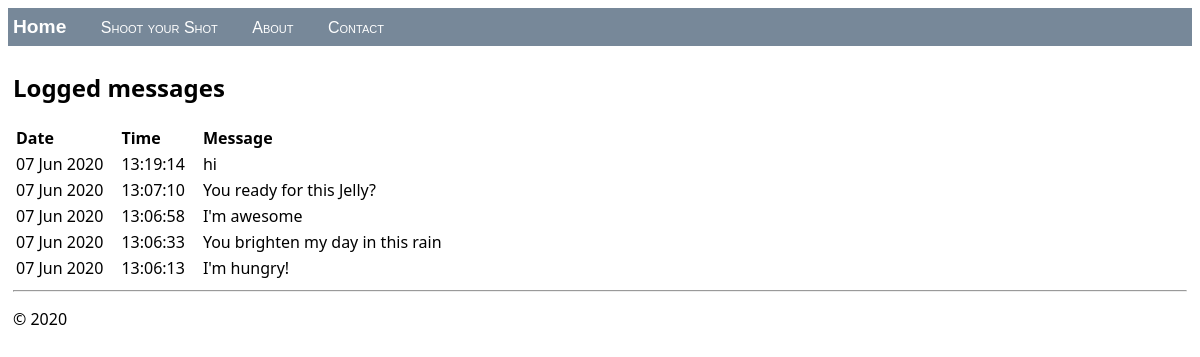
The page / on the database its author committed.
### hello/models.py (models this page shows, shortened)
class LogMessage (models.Model):
    message = models.CharField(max_length=300)
    log_date = models.DateTimeField("date logged")

### hello/views.py (the view)
class HomeListView(ListView):
    model = LogMessage
    def get_context_data(self, **kwargs):
        context = super(HomeListView, self).get_context_data(**kwargs)
        return context

### hello/templates/hello/home.html (shortened to what this page needs)
{% extends "hello/layout.html" %}
{% block content %}
    <h2>Logged messages</h2>
    {% if message_list %}
        <table class="message_list">
            <thead>
            <tr>
                <th>Date</th>
                <th>Time</th>
                <th>Message</th>
            </tr>
            </thead>
            <tbody>
            {% for message in message_list %}
                <tr>
                    <td>{{ message.log_date | date:'d M Y' }}</td>
                    <td>{{ message.log_date | time:'H:i:s' }}</td>
                    <td>
                        {{ message.message }}
                    </td>
                </tr>
            {% endfor %}
            </tbody>
        </table>
    {% else %}
        <p>No messages have been logged. Use the <a href="{% url 'log' %}">Log Message form</a>.</p>
    {% endif %}
{% endblock %}

### hello/templates/hello/layout.html (shortened to what this page needs)
<!DOCTYPE html>
<html>
<head>
    {% load static %}
    <link rel="stylesheet" type="text/css" href="{% static 'hello/site.css' %}"/>
</head>
<body>
<div class="navbar">
    <a href="{% url 'home' %}" class="navbar-brand">Home</a>
    <a href="{% url 'log' %}" class="navbar-item">Shoot your Shot</a>
    <a href="{% url 'about' %}" class="navbar-item">About</a>
    <a href="{% url 'contact' %}" class="navbar-item">Contact</a>
</div>
<div class="body-content">
    {% block content %}
    {% endblock %}
    <hr/>
    <footer>
        <p>© 2020</p>
    </footer>
</div>
</body>
</html>

### hello/static/hello/site.css (style rules this page uses)
.navbar { background-color: lightslategray; font-size: 1em; font-family: 'Trebuchet MS', 'Lucida Sans Unicode', 'Lucida Grande', 'Lucida Sans', Arial, sans-serif; color: white; padding: 8px 5px 8px 5px; }
.navbar a { text-decoration: none; color: inherit; }
.navbar-brand { font-size: 1.2em; font-weight: 600; }
.navbar-item { font-variant: small-caps; margin-left: 30px; }
.body-content { padding: 5px; font-family:'Segoe UI', Tahoma, Geneva, Verdana, sans-serif; }
.message_list th,td { text-align: left; padding-right: 15px; }

### rows shown on the page
LogMessage: log_date "07 Jun 2020", log_date "13:19:14", message "hi"
LogMessage: log_date "07 Jun 2020", log_date "13:07:10", message "You ready for this Jelly?"
LogMessage: log_date "07 Jun 2020", log_date "13:06:58", message "I'm awesome"
LogMessage: log_date "07 Jun 2020", log_date "13:06:33", message "You brighten my day in this rain"
LogMessage: log_date "07 Jun 2020", log_date "13:06:13", message "I'm hungry!"
